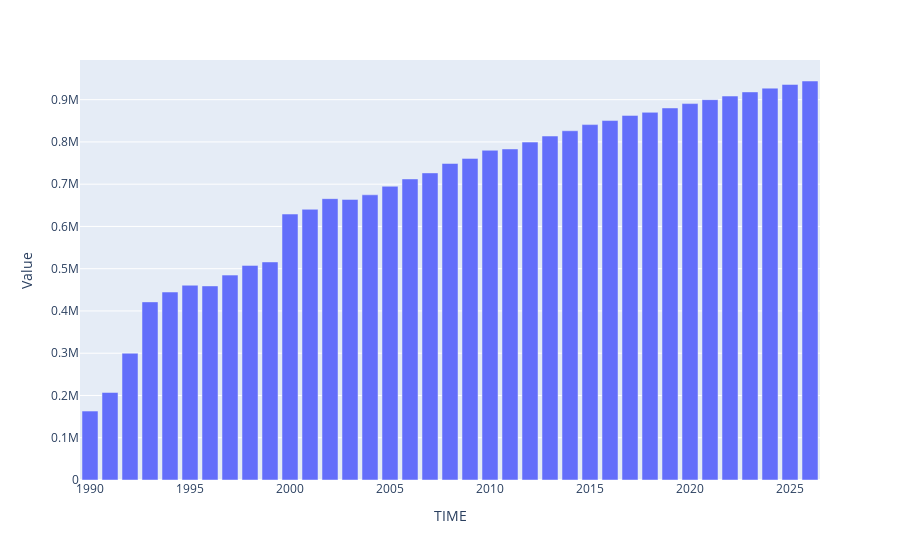

Notebook cell for this chart:
### Markdown cell above
now that we know the amount of meat consumed by different locations. let us explore the consumption of meat over time.

### Code cell
val_time = df.groupby('TIME')[['Value']].sum().reset_index().sort_values('Value',ascending = False)
px.bar(val_time, val_time['TIME'], val_time['Value'] )

### Figure 1 — Plotly figure (JSON) as saved in the notebook; plotly's stock layout.template omitted (floating-point values rounded to 4 significant figures)
{"data": [{"alignmentgroup": "True", "hovertemplate": "TIME=%{x}<br>Value=%{y}<extra></extra>", "legendgroup": "", "marker": {"color": "#636efa"}, "name": "", "offsetgroup": "", "orientation": "v", "showlegend": false, "textposition": "auto", "type": "bar", "x": [2026, 2025, 2024, 2023, 2022, 2021, 2020, 2019, 2018, 2017, 2016, 2015, 2014, 2013, 2012, 2011, 2010, 2009, 2008, 2007, 2006, 2005, 2004, 2002, 2003, 2001, 2000, 1999, 1998, 1997, 1995, 1996, 1994, 1993, 1992, 1991, 1990], "xaxis": "x", "y": [944100.0, 936000.0, 927200.0, 918300.0, 908600.0, 900000.0, 890700.0, 880300.0, 870000.0, 862800.0, 850500.0, 841000.0, 826400.0, 813900.0, 799600.0, 783300.0, 780200.0, 761000.0, 749000.0, 726700.0, 712400.0, 695100.0, 674800.0, 665800.0, 663900.0, 640500.0, 629300.0, 516000.0, 507900.0, 484800.0, 460900.0, 459300.0, 444800.0, 421500.0, 300000.0, 207100.0, 163100.0], "yaxis": "y"}], "layout": {"barmode": "relative", "legend": {"tracegroupgap": 0}, "margin": {"t": 60}, "xaxis": {"anchor": "y", "domain": [0, 1], "title": {"text": "TIME"}}, "yaxis": {"anchor": "x", "domain": [0, 1], "title": {"text": "Value"}}}}
